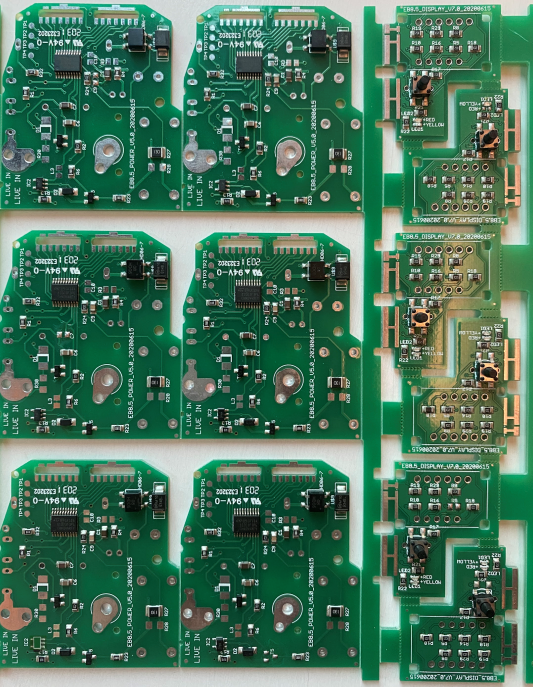
#> input picture data/real/_mostly-ok.png, 1065 x 1373 px (shown at 1/2 size); its folder holds 3 pictures in this run
$ python fetch_real_data.py
#> lines starting #> are read from the running program, lines starting #| are printed output that depends on the picture
"""Downloads REAL PCB photos from the public GitHub repo aryan-programmer/pcb-fault-detection (test_images/),
crops the individual EB8.5_POWER boards and builds data/real/ (golden reference = a complete board).
The repo has no explicit licence, so images are fetched on your machine, not redistributed here.
Credit the source in your report/slides.   Usage: python fetch_real_data.py
"""
import os, urllib.request, cv2, numpy as np
BASE = "https://raw.githubusercontent.com/aryan-programmer/pcb-fault-detection/master/test_images/"
OUT = "data/real"; os.makedirs(OUT, exist_ok=True)
# file -> (x-range of right-hand board column, row ranges, tag)   [native pixel coordinates]
SPECS = {"mostly-ok.png": ((355, 735), [(0, 440), (450, 890), (905, 1345)], "mostly_ok"),
         "missing.PNG": ((388, 806), [(0, 470), (485, 975), (995, 1485)], "missing"),
         "missing-lots.png": ((390, 805), [(0, 425), (432, 890), (912, 1380)], "missing_lots")}
for f, ((x0, x1), rows, tag) in SPECS.items():
    path = f"{OUT}/_{f}"
    if not os.path.exists(path):
        print("downloading", f); urllib.request.urlretrieve(BASE + f, path)
    im = cv2.imread(path)
#> im is the input picture: shape (1373, 1065, 3); mean B, G, R 93.9, 118.8, 72.5
    for i, (a, b) in enumerate(rows):
        crop = im[a:b, x0:x1]
        if tag == "mostly_ok" and i == 2:      # complete board = golden reference (2x upscaled for ORB / template detail)
            cv2.imwrite(f"{OUT}/golden_reference.png", cv2.resize(crop, None, fx=2, fy=2, interpolation=cv2.INTER_CUBIC))
        else:
            cv2.imwrite(f"{OUT}/{tag}_{i + 1}.png", crop)
#> this loop made 3 passes
#> pass 1, `crop = im[a:b, x0:x1]`:
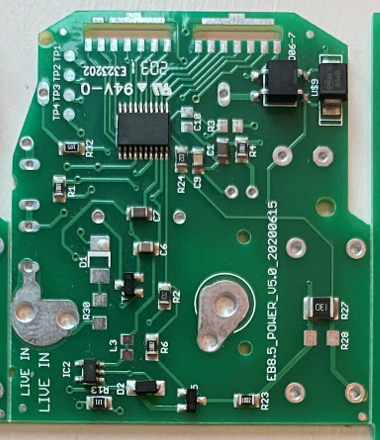
#> crop: shape (440, 380, 3); mean B, G, R 99.6, 121.4, 71.7
#> pass 2, `crop = im[a:b, x0:x1]`:
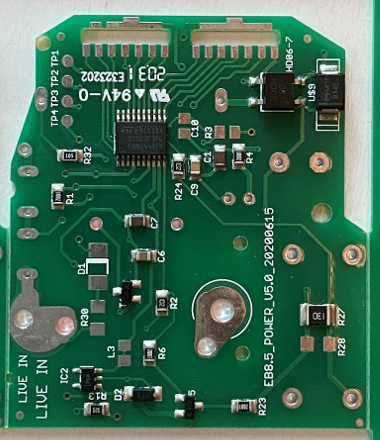
#> crop: shape (440, 380, 3); mean B, G, R 86.6, 110.7, 62.7
#> pass 3, `crop = im[a:b, x0:x1]`:
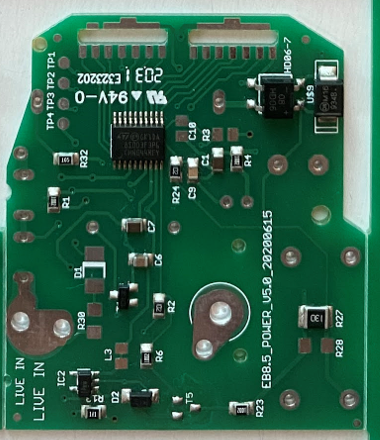
#> crop: shape (440, 380, 3); mean B, G, R 82, 104.5, 54.6
#> pass 2 of the loop `for f, ((x0, x1), rows, tag) in SPECS.items():`:
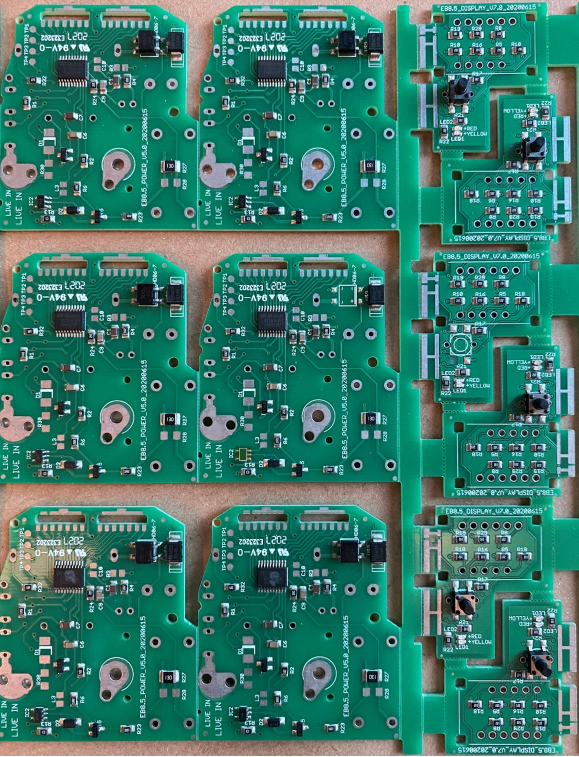
#> input picture data/real/_missing.PNG, 1158 x 1513 px (shown at 1/2 size)
#> im is the input picture: shape (1513, 1158, 3); mean B, G, R 108.6, 122.5, 55.1
#> the loop `for i, (a, b) in enumerate(rows):` made 3 passes
#> pass 1, `crop = im[a:b, x0:x1]`:
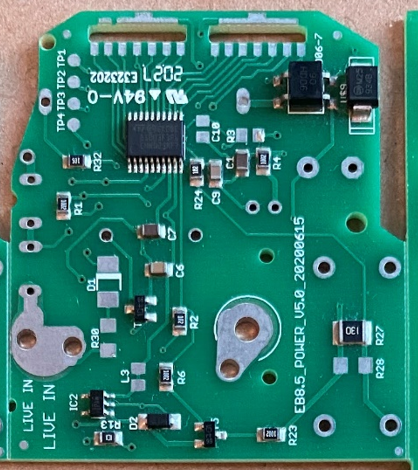
#> crop: shape (470, 418, 3); mean B, G, R 112.2, 125.5, 49.9
#> pass 3, `crop = im[a:b, x0:x1]`:
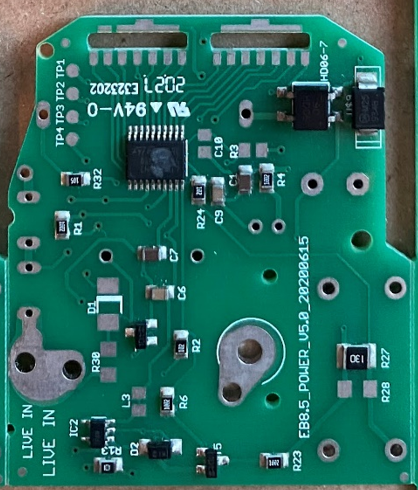
#> crop: shape (490, 418, 3); mean B, G, R 96.6, 108.8, 38.6
#> pass 3 of the loop `for f, ((x0, x1), rows, tag) in SPECS.items():`:
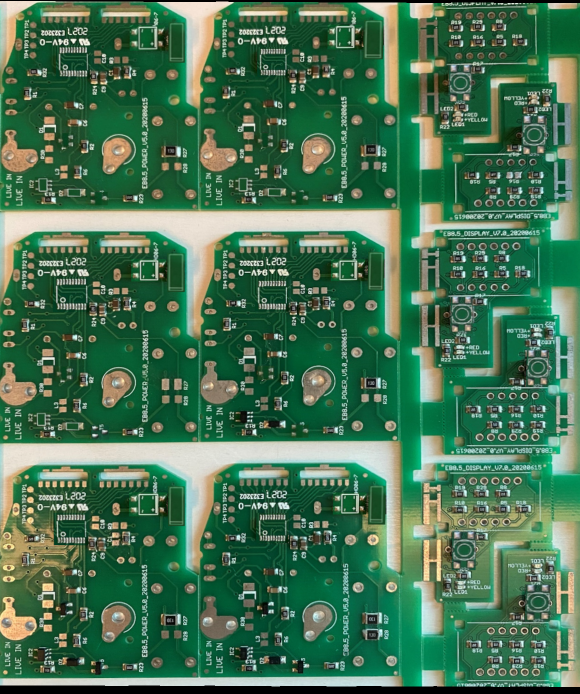
#> input picture data/real/_missing-lots.png, 1159 x 1388 px (shown at 1/2 size)
#> im is the input picture: shape (1388, 1159, 3); mean B, G, R 85.1, 116.7, 71.3
#> the loop `for i, (a, b) in enumerate(rows):` made 3 passes
#> pass 1, `crop = im[a:b, x0:x1]`:
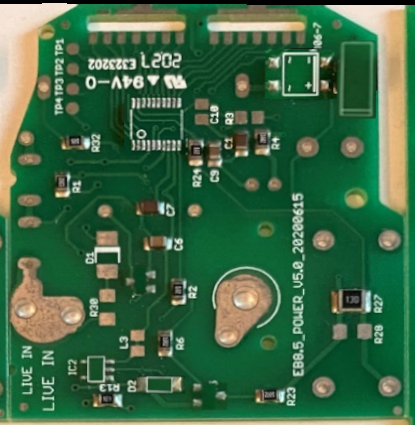
#> crop: shape (425, 415, 3); mean B, G, R 70.5, 106, 61.9
#> pass 3, `crop = im[a:b, x0:x1]`:
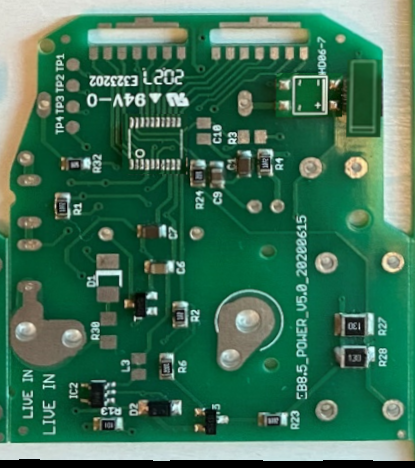
#> crop: shape (468, 415, 3); mean B, G, R 88.4, 115.1, 62.6
print("done ->", OUT, "(golden_reference.png + 8 test boards). Config: data/real/config_real.json")
